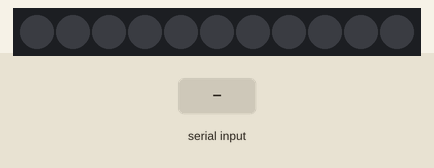
A sketch run on a simulated Arduino Uno, built with avr-gcc and run on an emulated ATmega328P. On the bench: 11 RGB LEDs in strip order, left to right. The inputs (shaded band) are chosen by the test bench. Dim RGB values are drawn brighter than linear.

Above: at 1.2 s.
1.3 s: "k" received over Serial
At 2.6 s:
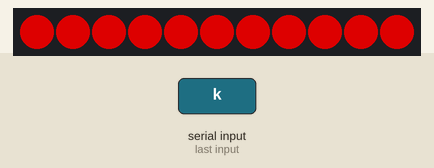
2.9 s: "y" received over Serial
At 4.2 s:
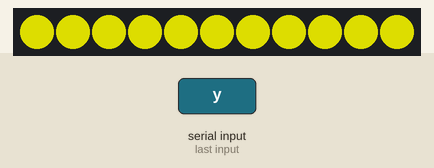
4.5 s: "m" received over Serial
At 5.7 s:
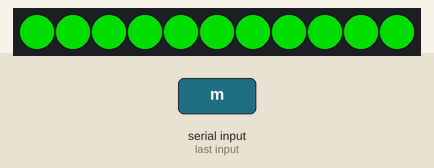
6.1 s: "s" received over Serial
At 6.11 s:
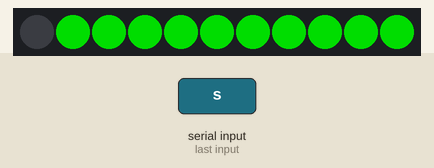
7.7 s: "y" received over Serial
At 7.71 s:
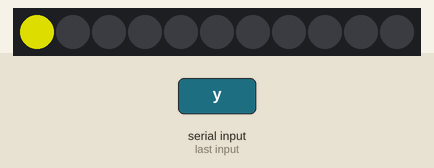
Timing chart, 0 to 10.3 s (numbered marks = the images above; inputs shaded):
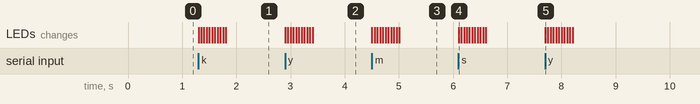

Measured:
- after the input at 1.3 s, the LEDs: first change at once (image 1 shows a later state)
- after the input at 2.9 s, the LEDs: first change at once (image 2 shows a later state)
- after the input at 4.5 s, the LEDs: first change at once (image 3 shows a later state)
- after the input at 6.1 s, the LEDs: change at once (image 4)
- after the input at 7.7 s, the LEDs: change at once (image 5)

The sketch:

033Bluetooth.ino
```cpp
#include <Adafruit_NeoPixel.h>
#define PIXELSAYISI 11  // Number of LEDs / LED sayısı
#define NEOPIXELPIN 6   // NeoPixel data pin / NeoPixel veri pini

Adafruit_NeoPixel SERIDLED(PIXELSAYISI, NEOPIXELPIN, NEO_GRB + NEO_KHZ800);
char veri;  // Serial data variable / Seri veri değişkeni

void setup() {

    Serial.begin(9600);    // Start serial communication / Seri haberleşmeyi başlatıyoruz
    SERIDLED.begin();      // Initialize NeoPixels / NeoPixelleri başlatıyoruz
    SERIDLED.show();         // Initialize all pixels to off / Tüm LED'leri söndürüyoruz
}

void loop() {

    if(Serial.available() > 0){    // Check for incoming data / Gelen veriyi kontrol ediyoruz
        veri = Serial.read();      // Read serial data / Seri haberleşmeden gelen veriyi okuyoruz

        if(veri == 'k'){    // 'k' for red / kırmızı için 'k'
            for(int i=0; i<PIXELSAYISI; i++) {
                SERIDLED.setPixelColor(i, SERIDLED.Color(150, 0, 0)); // Red / Kırmızı
                SERIDLED.show();
                delay(50);
            }
        }
        else if(veri == 'y'){    // 'y' for yellow / sarı için 'y'
            for(int i=0; i<PIXELSAYISI; i++) {
                SERIDLED.setPixelColor(i, SERIDLED.Color(150, 150, 0)); // Yellow / Sarı
                SERIDLED.show();
                delay(50);
            }
        }
        else if(veri == 'm'){    // 'm' for green / yeşil için 'm'
            for(int i=0; i<PIXELSAYISI; i++) {
                SERIDLED.setPixelColor(i, SERIDLED.Color(0, 150, 0)); // Green / Yeşil
                SERIDLED.show();
                delay(50);
            }
        }
        else if(veri == 's'){    // 's' for off / söndürmek için 's'
            for(int i=0; i<PIXELSAYISI; i++) {
                SERIDLED.setPixelColor(i, SERIDLED.Color(0, 0, 0)); // Off / Söndür
                SERIDLED.show();
                delay(50);
            }
        }
    }

}
```
